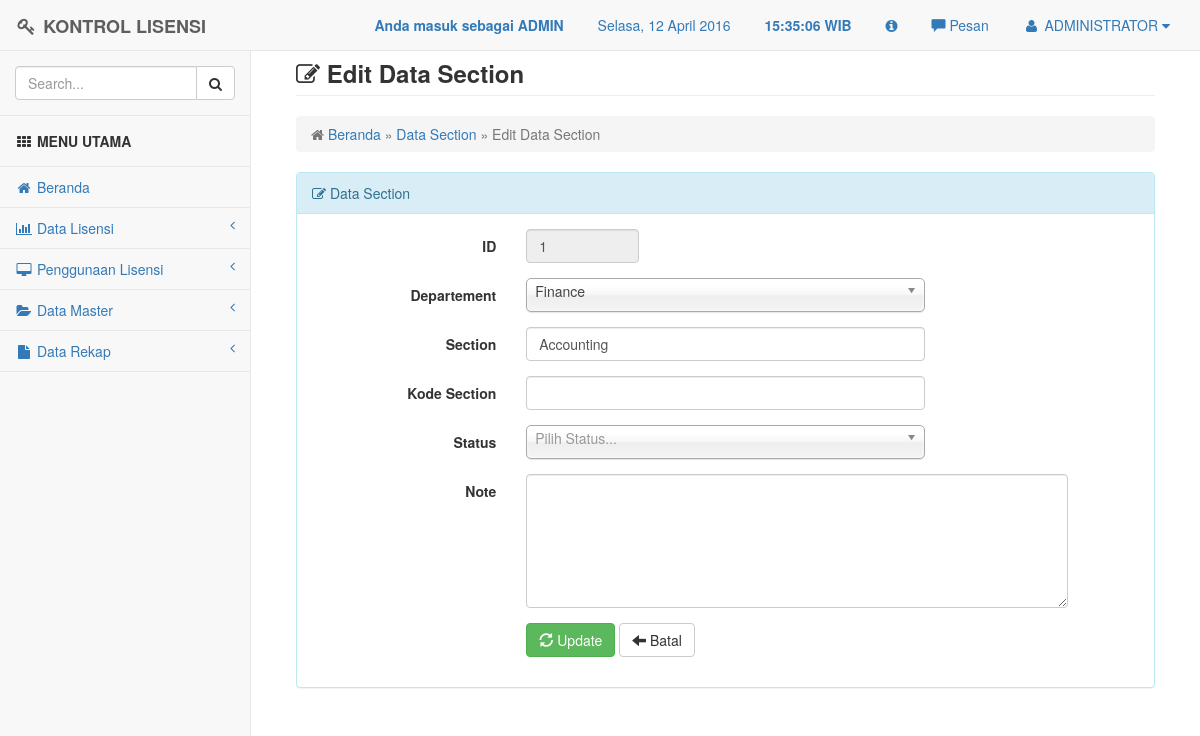
The page /section/section_update.php?id=1 (signed in) on the database its author committed.
### tables this page shows
CREATE TABLE `t_user` (
  `nama_lengkap` varchar(20) NOT NULL,
  `userid` varchar(20) NOT NULL,
  `password` varchar(100) NOT NULL,
  `level` varchar(10) NOT NULL
);

CREATE TABLE `t_section` (
  `id` int(4) NOT NULL AUTO_INCREMENT,
  `departement` varchar(20) NOT NULL,
  `section` varchar(50) NOT NULL,
  PRIMARY KEY (`id`)
);

### section/section_update.php (the view, shortened to what this page needs)
<?php
include "../config/header.php";
?>
<div id="page-wrapper">
    <div class="container-fluid">
        <div class="row">
            <div class="col-lg-12">
                <h3 class="page-header"><i class="fa fa-edit"></i><strong> Edit Data Section</strong></h3>
                <ol class="breadcrumb">
                    <li class="active">
                        <i class="fa fa-home"></i>
						<a href="../config/index.php" title="Kembali Ke Beranda">Beranda</a> &raquo;
						<a href="../section/section.php" title="Lihat Data Section">Data Section</a> &raquo; Edit Data Section
                    </li>
                </ol>
            </div>
        </div>
        <div class="row">
            <div class="col-lg-12">
                <div class="panel panel-info">
					<div class="panel-heading"><i class="fa fa-edit"></i>  Data Section</div>
                    <div class="panel-body">
						<?php
							$id = $_GET['id'];
							$query = mysql_query("select * from t_section where id='$id'") or die(mysql_error());
							$row = mysql_fetch_assoc($query);
						?>
					<form id="validator" class="form-horizontal" action="" method="post">
						<div class="form-group">
							<label class="col-sm-3 control-label">ID</label>
							<div class="col-sm-2">
								<input type="text" name="id" class="form-control" value="<?php echo $row['id'] ?>" readonly>
							</div>
						</div>
						<div class="form-group">
							<label class="col-sm-3 control-label">Departement</label>
							<div class="col-sm-6">
							</div>
						</div>
						<div class="form-group">
							<label class="col-sm-3 control-label">Section</label>
							<div class="col-sm-6">
								<input type="text" name="section" class="form-control" value="<?php echo $row['section'] ?>" required>
							</div>
						</div>
						<div class="form-group">
							<label class="col-sm-3 control-label">Kode Section</label>
							<div class="col-sm-6">
								<input type="text" name="kode_section" class="form-control" value="<?php echo $row['kode_section'] ?>" required>
							</div>
						</div>
						<div class="form-group">
							<label class="col-sm-3 control-label">Status</label>
							<div class="col-sm-6">
							</div>
						</div>
						<div class="form-group">
							<label class="col-sm-3 control-label">Note</label>
							<div class="col-sm-8">
								<textarea rows="6" class="form-control" name="note"><?php echo $row['note'] ?></textarea>
							</div>
						</div>
						<div class="form-group">
							<label class="col-sm-3 control-label">&nbsp;</label>
							<div class="col-sm-6">
								<button type="submit" name="update" class="btn btn-success btn-md" title="Update Data Section"><span class="glyphicon glyphicon-refresh" aria-hidden="true"></span> Update</button>
								<a href="section.php" class="btn btn-md btn-default" title="Kembali"><span class="glyphicon glyphicon-arrow-left" aria-hidden="true"></span> Batal</a>
							</div>
						</div>
					</form>
					</div>
                </div>
            </div>
		</div>
    </div>
</div>
<?php
include '../config/footer.php';
?>
</body>
</html>

### config/header.php (shortened to what this page needs)
<!DOCTYPE html>
<html>
<head>
    <link href="../assets/plugins/bootstrap/dist/css/bootstrap.min.css" rel="stylesheet">
    <link href="../assets/plugins/metisMenu/dist/metisMenu.min.css" rel="stylesheet">
    <link href="../assets/plugins/datatables-plugins/integration/bootstrap/3/dataTables.bootstrap.css" rel="stylesheet">
    <link href="../assets/plugins/bootstrap/dist/css/bootstrap-datepicker.css" rel="stylesheet">
	<link href="../assets/plugins/validator/css/bootstrapValidator.css" rel="stylesheet" type="text/css" >
	<link href="../assets/css/style.css" rel="stylesheet">
    <link href="../assets/font-awesome/css/font-awesome.min.css" rel="stylesheet" type="text/css">
	<link href="../assets/plugins/chosen/chosen.css" rel="stylesheet">
	<link href="../assets/plugins/fileinput/fileinput.css" rel="stylesheet">
	<link href="../assets/plugins/fancybox/jquery.fancybox.css?v=2.1.5" media="screen" rel="stylesheet" type="text/css" />
</head>
<body>
    <div id="wrapper">
        <nav class="navbar navbar-default navbar-fixed-top" role="navigation" style="margin-bottom: 0">
			<div class="navbar-header">
                <a class="navbar-brand" href="index.html"><i class="fa fa-key fa-fw"></i> <strong>KONTROL LISENSI</strong></a>
            </div>
			<ul class="nav navbar-top-links navbar-right">
				<li class="dropdown">
				<?php
				if ($_SESSION['level'] == "admin"){
				?>
					<a><blink><strong>Anda masuk sebagai ADMIN</strong></blink></a>
                <?php
				}
				else if ($_SESSION['level'] == "user"){
				?>
					<a><blink><strong>Anda masuk sebagai USER</strong></blink></a>
				<?php
				}
				?>
				</li>
				<li class="dropdown"><a><span id="dates"><span id="the-day">Hari, 00 Bulan 0000</span></a></li>
				<li class="dropdown"><a><strong><span id="the-time"> 00:00:00 </span> WIB</strong></span></a></li>
                <li class="dropdown"><a data-toggle="modal" data-target="#myModal" href="#" title="Tentang Kami"><i class="fa fa-info-circle"></i></a></li>
                <li><a id="pesan_sedia" href="#" data-toggle="modal" data-target="#modalpesan"><span class='glyphicon glyphicon-comment'></span>  Pesan</a></li>
				<li class="dropdown">
					<?php
					$aksi = "select * from t_user where userid = '".$_SESSION['userid']."'";
					$hasil = mysql_query($aksi);
					$data = mysql_fetch_array ($hasil);
					?>
                    <a class="dropdown-toggle" data-toggle="dropdown" href="#">
                        <i class="fa fa-user fa-fw"></i> <?php echo $data['nama_lengkap'];?>  <i class="fa fa-caret-down"></i>
                    </a>
				</li>
			</ul>
            <?php
			include "menu.php";
			?>
        </nav>
		<br>

### assets/css/style.css (style rules this page uses)
body { background-color: #f8f8f8; }
#wrapper { width: 100%; }
#page-wrapper { padding: 0 15px; min-height: 568px; background-color: #fff; }
@media (min-width:768px) { #page-wrapper { position: inherit; margin: 0 0 0 250px; padding: 0 30px; border-left: 1px solid #e7e7e7; } }
.navbar-top-links { margin-right: 0; }
.navbar-top-links li { display: inline-block; }
.navbar-top-links li:last-child { margin-right: 15px; }
.navbar-top-links li a { padding: 15px; min-height: 50px; }

### rows shown on the page
t_user: nama_lengkap "ADMINISTRATOR"
t_section: id "1", section "Accounting"
